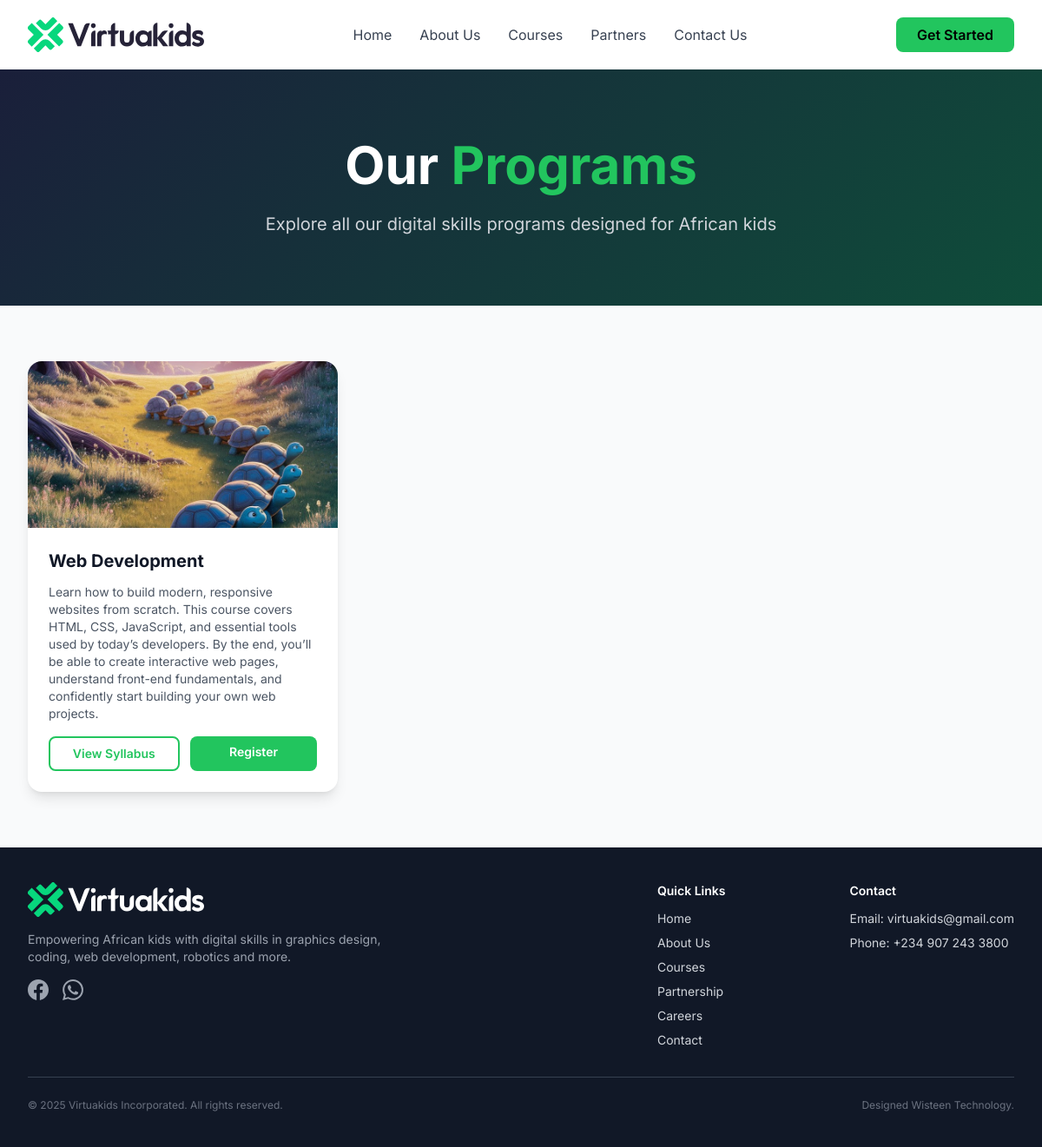
Screenshot of /programs/ with the database file from the repository.
### core/models.py (models this page shows, shortened)
class Program(models.Model):
    title = models.CharField(max_length=255)
    short_description = models.TextField()
    image = models.ImageField(upload_to="programs/")
    syllabus = models.FileField(upload_to="syllabi/", blank=True, null=True)
    price_online_6weeks = models.DecimalField(max_digits=10, decimal_places=2)
    price_online_12weeks = models.DecimalField(max_digits=10, decimal_places=2)
    price_offline_6weeks = models.DecimalField(max_digits=10, decimal_places=2)
    price_offline_12weeks = models.DecimalField(max_digits=10, decimal_places=2)
    is_active = models.BooleanField(default=True)
    created_at = models.DateTimeField(auto_now_add=True)
    class Meta:
        ordering = ["-created_at"]

### core/views.py (the view)
# urls.py: path('programs/', views.programs, name='programs'),
def programs(request):
    programs = Program.objects.filter(is_active=True)
    return render(request, "programs.html", {'programs': programs})

### templates/programs.html (shortened to what this page needs)
{% extends 'base.html' %}
{% load static %}
{% block content %}
<section class="hero-gradient py-20">
    <div class="max-w-7xl mx-auto px-4 sm:px-6 lg:px-8 text-center">
        <h1 class="text-4xl md:text-6xl font-bold text-white mb-6">
            Our <span class="text-green-500">Programs</span>
        </h1>
        <p class="text-xl text-gray-300 max-w-2xl mx-auto">
            Explore all our digital skills programs designed for African kids
        </p>
    </div>
</section>
<section class="py-16 bg-gray-50">
    <div class="max-w-7xl mx-auto px-4 sm:px-6 lg:px-8">
        {% if programs %}
            <div class="grid gap-8 md:grid-cols-2 lg:grid-cols-3">
                {% for program in programs %}
                    <div class="bg-white rounded-2xl shadow-lg overflow-hidden hover:shadow-xl transition">
                        <img src="{{ program.image.url }}" alt="{{ program.title }}" class="w-full h-48 object-cover">
                        <div class="p-6">
                            <h3 class="text-xl font-bold text-gray-900 mb-3">{{ program.title }}</h3>
                            <p class="text-sm text-gray-600 mb-4">{{ program.short_description }}</p>
                            <div class="flex gap-3">
                                {% if program.syllabus %}
                                    <button onclick="openSyllabusModal('{{ program.title }}', '{{ program.syllabus.url }}')"
                                            class="flex-1 px-4 py-2 border-2 border-green-500 text-green-500 rounded-lg hover:bg-green-50 transition font-semibold text-sm">
                                        View Syllabus
                                    </button>
                                {% endif %}
                                <a href="/programs/{{ program.id }}/register/"
                                   class="flex-1 px-4 py-2 bg-green-500 text-white rounded-lg hover:bg-green-600 transition font-semibold text-sm text-center">
                                    Register
                                </a>
                            </div>
                        </div>
                    </div>
                {% endfor %}
            </div>
        {% else %}
            <p class="text-center text-gray-500">No programs available at the moment.</p>
        {% endif %}
    </div>
</section>
{% endblock %}

### templates/base.html (shortened to what this page needs)
{% load static %}
<!DOCTYPE html>
<html lang="en" prefix="og: https://ogp.me/ns#">
<head>
    <script src="https://cdn.tailwindcss.com"></script>
</head>
<body class="bg-gray-50">
    <div x-data="{ menuOpen: false }">
        <header class="bg-white shadow-sm sticky top-0 z-50">
            <div class="max-w-7xl mx-auto px-4 sm:px-6 lg:px-8">
                <div class="flex justify-between items-center h-20">
                    <div class="flex items-center gap-3 animate-fade-in-down stagger-1">
                        <a href="/"><img src="{% static 'imgs/Logomark.svg' %}" alt="Virtuakids logo" class="h-10 w-auto"></a>
                    </div>
                    <nav class="hidden md:flex items-center gap-8">
                        <a href="/" class="text-gray-700 hover:text-green-500 transition">Home</a>
                        <a href="/about/" class="text-gray-700 hover:text-green-500 transition">About Us</a>
                        <a href="/programs/" class="text-gray-700 hover:text-green-500 transition">Courses</a>
                        <a href="/partnership/" class="text-gray-700 hover:text-green-500 transition">Partners</a>
                        <a href="/contact/" class="text-gray-700 hover:text-green-500 transition">Contact Us</a>
                    </nav>
                    <div class="hidden md:flex items-center gap-4 animate-fade-in-down stagger-3">
                        <a href="/partnership/" class="px-6 py-2 bg-green-500 text-black rounded-lg hover:bg-green-400 transition font-semibold water-effect">
                            Get Started
                        </a>
                    </div>
                </div>
            </div>
        </header>
        {% block content %}{% endblock %}
        <footer class="bg-gray-900 text-gray-300">
            <div class="max-w-7xl mx-auto px-4 sm:px-6 lg:px-8 py-10">
                <div class="flex flex-col md:flex-row justify-between gap-8 border-b border-gray-700 pb-8">
                    <div class="max-w-md">
                        <div class="flex items-center gap-3 mb-4">
                            <img src="{% static 'imgs/Logo VAR.svg' %}" alt="Virtuakids logo" class="h-10 w-auto">
                        </div>
                        <p class="text-sm text-gray-400 mb-4">
                            Empowering African kids with digital skills in graphics design, coding, web development, robotics and more.
                        </p>
                        <div class="flex gap-4">
                            <a href="https://www.facebook.com/share/1Bs8KTxiTn/" target="_blank" class="text-gray-400 hover:text-green-400 transition">
                            </a>
                            <a href="https://wa.me/2349072433800" target="_blank" class="text-gray-400 hover:text-green-400 transition">
                            </a>
                        </div>
                    </div>
                    <div class="grid grid-cols-1 sm:grid-cols-2 gap-8">
                        <div>
                            <h4 class="text-sm font-semibold text-white mb-3">Quick Links</h4>
                            <ul class="space-y-2 text-sm">
                                <li><a href="/" class="hover:text-green-400 transition">Home</a></li>
                                <li><a href="/about/" class="hover:text-green-400 transition">About Us</a></li>
                                <li><a href="/programs/" class="hover:text-green-400 transition">Courses</a></li>
                                <li><a href="/partnership/" class="hover:text-green-400 transition">Partnership</a></li>
                                <li><a href="/careers/" class="hover:text-green-400 transition">Careers</a></li>
                                <li><a href="/contact/" class="hover:text-green-400 transition">Contact</a></li>
                            </ul>
                        </div>
                        <div>
                            <h4 class="text-sm font-semibold text-white mb-3">Contact</h4>
                            <ul class="space-y-2 text-sm">
                                <li>Email: <a href="mailto:virtuakids@gmail.com" class="hover:text-green-400 transition">virtuakids@gmail.com</a></li>
                                <li>Phone: <a href="tel:+2349072433800" class="hover:text-green-400 transition">+234 907 243 3800</a></li>
                            </ul>
                        </div>
                    </div>
                </div>
                <div class="flex flex-col sm:flex-row justify-between items-center pt-6 text-xs text-gray-500 gap-4">
                    <p>© 2025 Virtuakids Incorporated. All rights reserved.</p>
                    <p>Designed Wisteen Technology.</p>
                </div>
            </div>
        </footer>
    </div>
</body>
</html>

### templates/base.html (style rules this page uses)
* { font-family: 'Inter', sans-serif; }
.animate-fade-in-down { animation: fadeInDown 0.8s ease-out forwards; }
.stagger-1 { animation-delay: 0.1s; }
.stagger-3 { animation-delay: 0.5s; }
.hero-gradient { background: linear-gradient(135deg, #1a1f3a 0%, #0f4d3a 100%); }
.water-effect { animation: water-ripple 1.5s infinite; }

### rows the page displays
Program: image (picture), title "Web Development", short_description "Learn how to build modern, responsive websites from scratch. This course covers HTML, CSS, JavaScript, and essential tools used by today’s developers. By the end, you’ll be able to create interactive web pages, understand front-end fundamentals, and confidently start building your own web projects."
